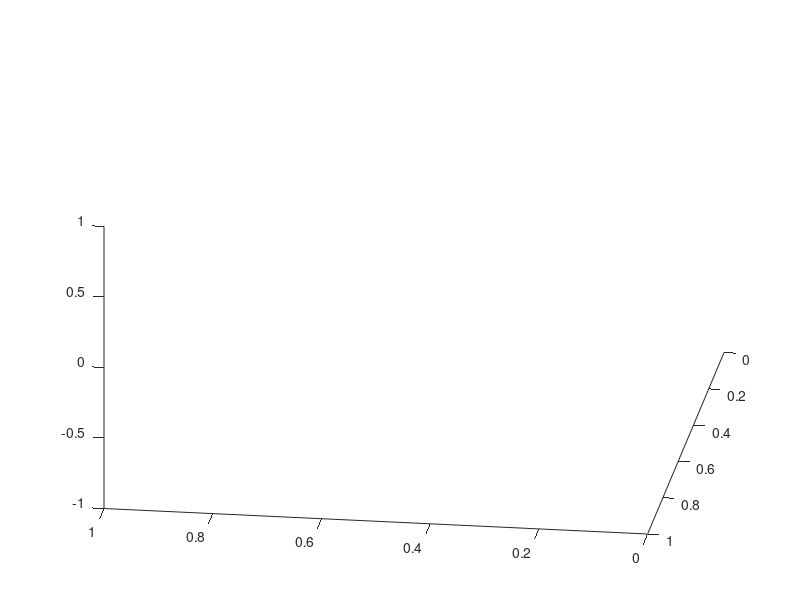

Recreate this plot in MATLAB. (Note: this script raises an error after producing the figure.)
clc;
clear;
close all;

%% Halfplanes
conec = [0, 3, 2; 0, 1, 3; 
         4, 1, 0; 4, 5, 1; 
         5, 3, 1; 5, 7, 3;...
         4, 2, 6; 4, 0, 2;
         7, 4, 6; 7, 5, 4;
         6, 3, 7; 6, 2, 3];
conec_fitting = [0,1,3,2;...
          4,6,7,5;...
          5,7,3,1;...
          4,0,2,6;...
          4,5,1,0;...
          2,3,7,6];
      
case0 = [0, 0, 10; 10, 0, 10; 0, 10, 10; 10, 10, 10;0, 0, 0;10, 0, 0;0, 10, 0;10, 10, 0];
case1 = [0, 0, 10;0, 0, 10;0, 0, 10;0, 0, 10;0, 0, 0;10, 0, 0;0, 10, 0;10, 10, 0];
case2 = [0, 0, 10;10, 0, 10;0, 10, 10;10, 10, 10;0, 0, 0;10, 0, 10;0, 10, 0;10, 10, 0];
case3 = [0, 0, 10;10, 0, 10;0, 10, 10;10, 10, 10;0, 0, 0;10, 0, 10;0, 10, 10;10, 10, 0];
case4 = [0, 0, 0;10, 0, 10;0, 10, 10;10, 10, 0;0, 0, 0;10, 0, 0;0, 10, 0;10, 10, 0];
case5 = [0, 0, 0;0, 0, 0;0, 10, 10;10, 10, 0;0, 0, 0;0, 0, 0;0, 10, 0;10, 10, 0];




case_bruno =  [1276.25464 -2885.52686 -3043.70361;...
     1376.55835 -2885.95142 -3046.62451;...
     1279.13794 -2785.50562 -3049.44556;...
     1379.58325 -2786.01099 -3058.30469;...
     1276.25464 -2885.52686 -3043.70361;...
     1376.55835 -2885.95142 -3046.62451;...
     1279.13794 -2785.50562 -3049.44556;...
     1379.58325 -2786.01099 -3058.30469];
 pts = {case1,case2,case3,case4,case5};
 real_volumes = [];
 for i = 1:5     
     figure
     hold on
     view(-172,33);
     volume = calculateVolume(pts{i},conec+1,i);
     
     real_volumes(end + 1) = volume;
     name = strcat('caseDegeneratedVolume',num2str(i));
     title(name);
     exportgraphics(gca,strcat(name,'.png'),'Resolution',1000);
     hold off
 end
 for i = 1:5
    out = getVectorizedPoints(conec_fitting,pts{i});
 end


A = [-0.00000000 , -0.00000000 , 1.00000000, -10.0000000;...
0.00000000  , 0.00000000  , -1.00000000 , 0;...
0.707106829 , 0.00000000  , 0.707106829, -7.07106829;...
-1.00000000 , 0.00000000  , 0.00000000 ,  0;...
0.00000000  , -1.00000000 , 0.00000000 , 0;...
0.00000000  , 0.707106829 , 0.707106829, -7.07106829];

B = [0.00000000  , 0.00000000   , 1.00000000   , -10;...
0.367001027 , -0.367001027 , -0.854763448 , 2.13690853;...
1.00000000  , 0.00000000   , 0.00000000   , -10.0000000;...
-1.00000000 , 0.00000000   , 0.00000000   , 0;...
0.00000000  , -1.00000000  , 0.00000000   , 0;...
0.00000000  , 1.00000000   , 0.00000000   , -10.0000000];

C = [0.00000000  , 0.00000000  , 1.00000000 , -10.0000000;...
0.00000000  , 0.00000000  , -1.00000000, 5.00000000;...
1.00000000  , 0.00000000  , 0.00000000 , -10.0000000;...
-1.00000000 , 0.00000000  , 0.00000000 , 0;...
0.00000000  , -1.00000000 , 0.00000000 , 0;...
0.00000000  , 1.00000000  , 0.00000000 , -10.0000000];

D = [0.00000000  0.00000000  , 1.00000000  , -5.0;...
0.00000000  0.00000000  , -1.00000000 , 0;...
1.00000000  0.00000000  , 0.00000000  , -10;...
-1.00000000 0.00000000  , 0.00000000  , 0;...
0.00000000  -1.00000000 , 0.00000000  , 0;...
0.00000000  1.00000000  , 0.00000000  , -10];

E = [0.577350259 , -0.577350259 , 0.577350259, 0;...
0.00000000  , 0.00000000   , -1.00000000, 0;...
-1.00000000  , -0.00000000  , -0.00000000, 0;...
-1.00000000  , -0.00000000  , -0.00000000, 0;...
-0.00000000 , -1.00000000  , -0.00000000, 0;...
0.00000000  , 1.00000000   , 0.00000000 , -10];

normals = {A,B,C,D,E};

volumes = [];
for i = 1:5
    if i == 5
        a = 1;
    end
    pt_i = pts{i};

    figure
    hold on
    view(-172,33);    
    %axis ([-1,11,-1,11,-1,11]);
    plotSolid(pt_i,conec + ones(12,3),'cyan','blue');
    [k2,dualPoints,volume] = findInterior(normals{i},[12,0,0]);
    volumes(end+1) = volume;
    %plotPlane(normals{i});
    plot3(dualPoints(:,1),dualPoints(:,2),dualPoints(:,3),'o','MarkerFaceColor','yellow');
    trisurf(k2,dualPoints(:,1),dualPoints(:,2),dualPoints(:,3),'FaceColor','red');
    name = strcat('caseDegenerated',num2str(i));
    title(name);
    exportgraphics(gca,strcat(name,'.png'),'Resolution',1000);

    hold off
end

keyboard;

figure
hold on
view(86,44);
axis ([-1,11,-1,11,-1,11]);
plotSolid(case1,conec + 1,'cyan','blue');
findInterior(A);
keyboard;
figure
hold on
view(86,44);
axis ([-1,11,-1,11,-1,11]);
case1_scale = transpose(0.95*eye(3) * transpose(case1 + [0.1,0.1,0.1]));
plotSolid(case1,conec + 1,'cyan','blue');
plotPlane(A)
%exportgraphics(gca,'halfplanes.png','Resolution',1000);
hold off


keyboard;
% for i = 1:5
%     pt_i = pts{i};
%     figure
%     hold on
%     view(30,30);    
%     plotSolid(pt_i,conec + ones(12,3),'cyan','blue');
%     title(strcat('caseDegenerated',num2str(i)));
%     hold off
% end
for i = 1:5
    pt_i = pts{i};
    
    pt_other = transform(pt_i);
    if (i == 2 || i == 3)
    pt_other = trans(pt_i);
    end
    figure
    hold on
    view(30,30);    
    plotSolid(pt_i,conec + ones(12,3),'cyan','blue');
    plotSolid(pt_other,conec + ones(12,3),'red','yellow');
    name = strcat('caseDegenerated',num2str(i));
    title(name);
    exportgraphics(gca,strcat(name,'.png'),'Resolution',1000);

    hold off
end

keyboard
pt_other = transform(pt,1);

figure
hold on
view(30,30);

plotSolid(pt,conec + ones(12,3),'cyan');
plotSolid(pt_other,conec + ones(12,3),'red');
hold off

caso2 = [ 0, 0, 8 ; 10, 0, 10; 0, 10, 10;10, 10, 8;0, 0, 0;10, 0, 0;0, 10, 0;10, 10, 0];
pt_other = transform(caso2,1);


figure
hold on
view(30,30);

plotSolid(caso2,conec + ones(12,3),'cyan');
plotSolid(pt_other,conec + ones(12,3),'red');
hold off

fecho_pt_A = [42.8147392,	-94.2119827,-2.32802582	;...
44.5470543,	-93.2124481,-2.32802582	;...
41.8152008,	-92.4796677,-2.32802582	;...
43.5475159,	-91.4801254,-2.32802582	;...
42.8147392,	-94.2119827,-2.44060326	;...
44.5470543,	-93.2124481,-2.44060326	;...
41.8152008,	-92.4796677,-2.44060326	;...
43.5475159,	-91.4801254,-2.44060326	];


bbA = createBB(fecho_pt_A);
fecho_pt_B = [42.0000000,	-93.0000000	,-2.44060326;...	
44.0000000,	-93.0000000	,-2.44060326;...	
42.0000000,	-91.0000000	,-2.44060326;...	
44.0000000,	-91.0000000	,-2.44060326;...	
42.0000000,	-93.0000000	,-2.55318069;...	
44.0000000,	-93.0000000	,-2.55318069;...	
42.0000000,	-91.0000000	,-2.55318069;...	
44.0000000,	-91.0000000	,-2.55318069];	

media = sum(fecho_pt_B)/8;

[k1,av1] = convhull(fecho_pt_A);
n = [];
d = [];
figure
hold on
view(30,30)
axis equal
for i=1:size(k1,1)
    p0 = fecho_pt_A(k1(i,1),:);
    p1 = fecho_pt_A(k1(i,2),:);
    p2 = fecho_pt_A(k1(i,3),:);
    u = p1 - p0;
    v = p2 - p0;
    ni = cross(u,v)/ norm(cross(u,v)); 
    n(end+1,1:3) = ni;
    d(end+1) = dot(n(i,:),p0);
    %p = [p0;p1;p2];
    %trisurf([1,2,3],p(:,1),p(:,2),p(:,3),'FaceColor','cyan');
   % avg = (p0+p1+p2)/3;
%     quiver3(avg(1),avg(2),avg(3),100*ni(1),100*ni(2),100*ni(3));
%     quiver3(0,0,0,d(i)*ni(1),d(i)*ni(2),d(i)*ni(3));
%     drawPlan(ni',-d(i),'r');
end
[k2,av2] = convhull(fecho_pt_B);
for i=1:size(k2,1)
    p0 = fecho_pt_A(k2(i,1),:);
    p1 = fecho_pt_A(k2(i,2),:);
    p2 = fecho_pt_A(k2(i,3),:);
    u = p1 - p0;
    v = p2 - p0;
    ni = cross(u,v)/ norm(cross(u,v)); 
    n(end+1,1:3) = ni;
    d(end+1) = dot(n(i,:),p0);
    p = [p0;p1;p2];
    %trisurf([1,2,3],p(:,1),p(:,2),p(:,3),'FaceColor','cyan');
    %avg = (p0+p1+p2)/3;
     %quiver3(avg(1),avg(2),avg(3),100*ni(1),100*ni(2),100*ni(3));
     %quiver3(0,0,0,d(i)*ni(1),d(i)*ni(2),d(i)*ni(3));
     %drawPlan(ni',-d(i),'r');
end
hold off
center = [1159.28308,1240.57654,-3060.49463];
for i = 1:size(n,1)
    ni = n(i,1:3);
    di = d(i);    
    pos = ni*di;
    u = center - pos;
    %plot3(pos(1),pos(2),pos(3),'o');
    v = n;
    %drawPlan(n',d,'r');
    %quiver3(pos(1),pos(2),pos(3),1000*n(1),1000*n(2),1000*n(3));
    x = u / norm(u);
   % quiver3(pos(1),pos(2),pos(3),u(1),u(2),u(3));
    value = dot(x,ni);
    if (value > 0)
        break;
    end
end
figure
hold on
view(30,30);
h1 = trisurf(k1,fecho_pt_A(:,1),fecho_pt_A(:,2),fecho_pt_A(:,3),'FaceColor','cyan','FaceAlpha',0.5);
h2 = trisurf(k2,fecho_pt_B(:,1),fecho_pt_B(:,2),fecho_pt_B(:,3),'FaceColor','red','FaceAlpha',0.5);
% [kBbA,av2] = convhull(bbA);
%[kBbB,av2] = convhull(bbB);
%h1 = trisurf(kBbA,bbA(:,1),bbA(:,2),bbA(:,3),'FaceColor','g');
%h2 = trisurf(kBbB,bbB(:,1),bbB(:,2),bbB(:,3),'FaceColor','y');
axis equal 
A = [0.00000000   , 0.00000000  ,1.00000000  ;...
-0.00000000  , -0.00000000 ,-1.00000000 ;...
0.866159260  , 0.499768049 ,0.00000000  ;...
-0.866158307 , -0.499769688,-0.00000000 ;...
0.499768257  , -0.866159141,0.00000000  ;...
-0.499771088 , 0.866157472 ,0.00000000  ;...
0.00000000   , 0.00000000  ,1.00000000  ;...
0.00000000   , 0.00000000  ,-1.00000000 ;...
1.00000000   , 0.00000000  ,0.00000000  ;...
-1.00000000  , -0.00000000 ,-0.00000000 ;...
0.00000000   , -1.00000000 ,-0.00000000 ;...
0.00000000   , 1.00000000  ,0.00000000  ];

A(:,4) = 1.0;

b = [2.32802582 ;...
-2.44060326;...
7.99975967;...
-9.99995041;...
-103.000015;...
100.999985;...
2.44060326;...
-2.55318069;...
-44.0000000;...
42.0000000;...
-93.0000000;...
91.0000000];

% [A,b] = getAb(solid1,solid2);
%A = A(1:6,:);
%b = b(1:6,:);
n = size(A,2);
m = size(A,1);
c = zeros(n,1);
c(end) = -1;
center = linprog(c,A,-b);
r = center(4,1);
center = center(1:3);
%plot3(center(1),center(2),center(3),'o','MarkerSize',5,'MarkerFaceColor','r');
%plot3(1159.28308,1240.57654,-3060.49463,'o','MarkerSize',10,'MarkerFaceColor','g');
deslocated_point = center + (media' - center)*0.1;
plot3(43.547516406778271, -91.480126443935518, -2.4406032562255859,'o','MarkerSize',10,'MarkerFaceColor','g');

%plot3(1123.00610 ,1227.43628 ,-3050.73560,'o','MarkerSize',10,'MarkerFaceColor','b');
hold off

dual = [0.0000000000000000, 0.0000000000000000, 8.8827745116310588 ;...
-0.0000000000000000, -0.0000000000000000, -0.0000000000000000 ;...
0.0000000000000000, 0.0000000000000000, 0.0000000000000000 ;...
-0.43307931416594420, -0.24988493664565051, -0.0000000000000000 ;...
0.24988398660240710, -0.43307932448378439, 0.0000000000000000 ;...
0.0000000000000000, 0.0000000000000000, 0.0000000000000000 ;...
0.0000000000000000, 0.0000000000000000, -8.8827745116310588 ;...
2.2100248826259081, 0.0000000000000000, 0.0000000000000000 ;...
-0.64619670306557231, -0.0000000000000000, -0.0000000000000000 ;...
-0.0000000000000000, -0.65794946955283040, -0.0000000000000000 ;...
0.0000000000000000, 2.0827846760598385, 0.0000000000000000 ];
[kDual,av1] = convhull(dual);
figure
hold on
plot3(dual(:,1),dual(:,2),dual(:,3),'o');
view(30,30)
%trisurf(kDual,dual(:,1),dual(:,2),dual(:,3),'FaceColor','cyan');
hold off

finalPoints = zeros(size(kDual,1),3);
for i = 1:size(kDual,1)
    inc = kDual(i,:);
    p1 = dual(inc(1),:);
    p2 = dual(inc(2),:);
    p3 = dual(inc(3),:);
    normal = cross(p2 - p1, p3 - p1);
    normN  = norm(normal);
    normal = normal / norm(normal);
    d = dot(normal,p1);
    finalPoints(i,:) = (1/d)*normal + center';
end

[kDual,av1] = convhull(finalPoints);
figure
hold on
view(30,30)
trisurf(kDual,finalPoints(:,1),finalPoints(:,2),finalPoints(:,3),'FaceColor','green');
h1 = trisurf(k1,fecho_pt_A(:,1),fecho_pt_A(:,2),fecho_pt_A(:,3),'FaceColor','cyan','FaceAlpha',0.5);
h2 = trisurf(k2,fecho_pt_B(:,1),fecho_pt_B(:,2),fecho_pt_B(:,3),'FaceColor','red','FaceAlpha',0.5);
axis equal 

hold off

function drawPlan(n,d,color,A,xo)
if nargin == 1
    A = 20000;
    xo = [0;0;0];
    color = [1,0,0];
    d = 0;
elseif nargin == 2
    xo = [0;0;0];
    color = [1,0,0];
    A = 20000;
elseif nargin == 3
    xo = [0;0;0];
    A = 20000;
end
[x,y] = findTriedro(n);
xp1 = xo + A*x - n*d ;
yp1 = xo + A*y - n*d ;
xp2 = xo - A*x - n*d ;
yp2 = xo - A*y - n*d ;
h1 = fill3([xp1(1),yp1(1),xp2(1),yp2(1)],...
    [xp1(2),yp1(2),xp2(2),yp2(2)],...
    [xp1(3),yp1(3),xp2(3),yp2(3)],color);
set(h1, 'facealpha',0.6);
end
function [x,y] = findTriedro(z)
z = z/norm(z);
uTemp = [z(3);z(1);-z(2)];
uTemp = uTemp/norm(uTemp);
if (dot(z,uTemp) == 1)
    uTemp = uTemp([2,1,3]);
end
x = cross(uTemp,z);
y = cross(z,x);
end
function bb = createBB(points)
bb = zeros(8,3);
pMax = [max(points(:,1)), max(points(:,2)), max(points(:,3))];
pMin = [min(points(:,1)), min(points(:,2)), min(points(:,3))];
bb(1,:) = pMin;
bb(2,:) = [pMin(1),pMax(2),pMin(3)];
bb(3,:) = [pMax(1),pMax(2),pMin(3)];
bb(4,:) = [pMax(1),pMin(2),pMin(3)];

bb(5,:) = pMax;
bb(6,:) = [pMin(1),pMax(2),pMax(3)];
bb(7,:) = [pMin(1),pMin(2),pMax(3)];
bb(8,:) = [pMax(1),pMin(2),pMax(3)];

end
function plotSolid(pt,conec,color,color_point)

for i = 1:size(pt,1)
pt_i = pt(i,:);
plot3(pt_i(1),pt_i(2),pt_i(3),'o','MarkerSize',10,'MarkerFaceColor',color_point);
text(pt_i(1),pt_i(2),pt_i(3),num2str(i), 'VerticalAlignment','top','HorizontalAlignment','left');
end
trisurf(conec,pt(:,1),pt(:,2),pt(:,3),'FaceAlpha',0.5,'FaceColor',color);
% for i = 1:12
%     id = conec(i,:);
%     trisurf(id,pt(:,1),pt(:,2),pt(:,3),'FaceAlpha',0.5,'FaceColor',color);
% end
end
function pt_final = transform(pt)
teta = 1;
centroide = sum(pt)/size(pt,1);
T = [cos(teta),-sin(teta),0;sin(teta),cos(teta),0;0,0,1];
pt_trans = pt - centroide;
pt_rot = transpose(T * pt_trans');
pt_final = pt_rot + centroide;
id = 3;
r = pt(id,:) - pt_final(id,:);
pt_final = pt_final + r;
end
function pt_final = trans(pt)
id_i = 1;
id_j = 3;
trans = pt(id_i,:) - pt(id_j,:);
pt_final = pt + trans;
end
function planes = BuildHalfPlanes(conec,pts)
planes = zeros(6,4);
for i = 1:2:11
    id = conec(i,:);
    pts_i = pts(id,:);
    [n_i,d_i] = getPlane(pts_i);
    id = conec(i+1,:);
    pts_i = pts(id,:);
    [n_j,d_j] = getPlane(pts_i);
    norm_ni = norm(n_i);
    norm_nj = norm(n_j);
    if (norm(n_i) == 0 || isnan(norm_ni))
        if (norm(n_j) == 0 || isnan(norm_nj))
            continue;
        else
            planes((i+1)/2,:) = [n_j,d_j];
        end
    else
        if (norm(n_j) == 0 || isnan(norm_nj))
            planes((i+1)/2,:) = [n_i,d_i];
        else
            n_medio = 0.5 * (n_i + n_j);
            d_medio = 0.5 * (d_i + d_j);
            planes((i+1)/2,:) = [n_medio,d_medio];
        end
    end
end

end
function [n,d] = getPlane(pts_i)
    u = pts_i(1,:) - pts_i(2,:);
    v = pts_i(1,:) - pts_i(3,:);
    n = cross(u,v)/norm(cross(u,v));
    d = dot(n,pts_i(1,:));
end
function out = getVectorizedPoints(conec,pts_i)
out = [];
pts_i_trans = pts_i';
for i = 1:6
    id = conec(i,:) + 1;   
    v = pts_i_trans(:,id);
    out(end+1,1:12) = v(:);
end
end
function plotPlane(A)
for i = 1:6
    n = A(i,1:3);
    d = A(i,4);
    drawPlan(n',d,'r');
end
end

function [k2,dualPoints,vol] = findInterior(M,trans)
%A = A(1:6,:);
%b = b(1:6,:);
A = M(:,1:3);
A(:,4) = 1.0;
b = -M(:,4);
n = size(A,2);
m = size(A,1);
c = zeros(n,1);
c(end) = -1;
tic
center = linprog(c,A,b);
r = center(4,1);
center = center(1:3)';
% center = [1,2,3];
coord_dual = [];
for i = 1:m
    n = A(i,1:3);
    d = b(i);
    new_d = d - dot(center,n);
    if (new_d == 0)
        continue;
    end
    coord_dual(end+1,1:3) = ( 1/new_d ) * n;
end
[k1,av1] = convhull(coord_dual);
dualPoints = zeros(size(k1,1),3);
count = 1;
for i = 1:size(k1,1)
    inc = k1(i,:);
    p1 = coord_dual(inc(1),:);
    p2 = coord_dual(inc(2),:);
    p3 = coord_dual(inc(3),:);
    normal = cross(p2 - p1, p3 - p1);
    normal = normal / norm(normal);
    d = dot(normal,p1);
    if (d == 0)
        continue;
    end
    dualPoints(count,:) = (1/d)* normal + center + trans;
    count = count + 1;
end
[k2,vol] = convhull(dualPoints);
% figure
% view(30,30);
% hold on
%trisurf(k2,dualPoints(:,1),dualPoints(:,2),dualPoints(:,3),'FaceColor','red');
%hold off;
end
function volume = calculateVolume(cell,conec,id)
n = size(conec,1);
triangles = [];
for i = 1:n
    ids = conec(i,:);
    pts = cell(ids,:);
    u = pts(1,:) - pts(2,:);
    v = pts(1,:) - pts(3,:);
    area = 0.5*norm(cross(u,v));
    if area > 0
        triangles(end+1,1:3) = ids;
    end
end
if id == 4
    %could be concave
    volume = 0;    
    tetra_1 = triangles([2,3,4,7],:);
    volume = volume + getVol(cell,tetra_1);
    tetra_2 = triangles([1,5,6,8],:);
    volume = volume + getVol(cell,tetra_2);
    return;
end

volume = getVol(cell,triangles);

end
function volume = getVol(cell,triangles)
n_tri = size(triangles,1);
centroide = zeros(1,3);
for i = 1:n_tri
    ids = triangles(i,1:3);
    pts = cell(ids,:);
    c = (pts(1,:) + pts(2,:) + pts(3,:))/3;
    centroide = centroide + c;
end
centroide = centroide / n_tri;
% calculate volume
volume = 0;
for i = 1:n_tri
    ids = triangles(i,1:3);
    pts = cell(ids,:);
    u = pts(1,:) - pts(2,:);
    v = pts(1,:) - pts(3,:);
    n = cross(u,v);
    norm_n = norm(n);
    n = n / norm_n;
    area = norm_n;
    d = centroide -  pts(1,:);
    h = abs(dot(n,d));
    volume = volume + h*area*(1/6);
    showTetra([pts;centroide]);
end
end
function showTetra(pts)
tri1 = [1,2,3];
tri2 = [1,2,4];
tri3 = [2,3,4];
tri4 = [1,3,4];
plot3(pts(4,1),pts(4,2),pts(4,3),'o','MarkerSize', 20, 'MarkerFaceColor', 'red');
triangles = [tri1;tri2;tri3;tri4];
trisurf(triangles,pts(:,1),pts(:,2),pts(:,3),'FaceAlpha',0.5);
end
